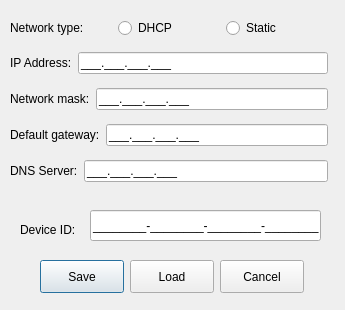
<?xml version="1.0" encoding="UTF-8"?>
<ui version="4.0">
 <class>DeviceSettings</class>
 <widget class="QDialog" name="DeviceSettings">
  <property name="geometry">
   <rect>
    <x>0</x>
    <y>0</y>
    <width>345</width>
    <height>310</height>
   </rect>
  </property>
  <property name="windowTitle">
   <string>Dialog</string>
  </property>
  <widget class="QPushButton" name="btn_Save">
   <property name="geometry">
    <rect>
     <x>40</x>
     <y>260</y>
     <width>84</width>
     <height>33</height>
    </rect>
   </property>
   <property name="text">
    <string>Save</string>
   </property>
  </widget>
  <widget class="QPushButton" name="btn_Cancel">
   <property name="geometry">
    <rect>
     <x>220</x>
     <y>260</y>
     <width>84</width>
     <height>33</height>
    </rect>
   </property>
   <property name="text">
    <string>Cancel</string>
   </property>
  </widget>
  <widget class="QPushButton" name="btn_Load">
   <property name="geometry">
    <rect>
     <x>130</x>
     <y>260</y>
     <width>84</width>
     <height>33</height>
    </rect>
   </property>
   <property name="text">
    <string>Load</string>
   </property>
  </widget>
  <widget class="QLabel" name="label_6">
   <property name="geometry">
    <rect>
     <x>20</x>
     <y>210</y>
     <width>71</width>
     <height>39</height>
    </rect>
   </property>
   <property name="text">
    <string>Device ID:</string>
   </property>
  </widget>
  <widget class="QLineEdit" name="edit_DevID">
   <property name="geometry">
    <rect>
     <x>90</x>
     <y>210</y>
     <width>231</width>
     <height>31</height>
    </rect>
   </property>
   <property name="inputMask">
    <string>NNNNNNNN-NNNNNNNN-NNNNNNNN-NNNNNNNN;_</string>
   </property>
  </widget>
  <widget class="QWidget" name="verticalLayoutWidget">
   <property name="geometry">
    <rect>
     <x>10</x>
     <y>10</y>
     <width>318</width>
     <height>185</height>
    </rect>
   </property>
   <layout class="QVBoxLayout" name="verticalLayout">
    <property name="bottomMargin">
     <number>0</number>
    </property>
    <item>
     <layout class="QHBoxLayout" name="horizontalLayout">
      <item>
       <widget class="QLabel" name="label">
        <property name="text">
         <string>Network type:</string>
        </property>
       </widget>
      </item>
      <item>
       <widget class="QRadioButton" name="radioButton">
        <property name="text">
         <string>DHCP</string>
        </property>
       </widget>
      </item>
      <item>
       <widget class="QRadioButton" name="radioButton_2">
        <property name="text">
         <string>Static</string>
        </property>
       </widget>
      </item>
     </layout>
    </item>
    <item>
     <layout class="QHBoxLayout" name="horizontalLayout_2">
      <item>
       <widget class="QLabel" name="label_2">
        <property name="text">
         <string>IP Address:</string>
        </property>
       </widget>
      </item>
      <item>
       <widget class="QLineEdit" name="lineEdit">
        <property name="inputMask">
         <string>000.000.000.000;_</string>
        </property>
       </widget>
      </item>
     </layout>
    </item>
    <item>
     <layout class="QHBoxLayout" name="horizontalLayout_4">
      <item>
       <widget class="QLabel" name="label_3">
        <property name="text">
         <string>Network mask:</string>
        </property>
       </widget>
      </item>
      <item>
       <widget class="QLineEdit" name="lineEdit_2">
        <property name="inputMask">
         <string>000.000.000.000;_</string>
        </property>
       </widget>
      </item>
     </layout>
    </item>
    <item>
     <layout class="QHBoxLayout" name="horizontalLayout_3">
      <item>
       <widget class="QLabel" name="label_4">
        <property name="text">
         <string>Default gateway:</string>
        </property>
       </widget>
      </item>
      <item>
       <widget class="QLineEdit" name="lineEdit_4">
        <property name="inputMask">
         <string>000.000.000.000;_</string>
        </property>
       </widget>
      </item>
     </layout>
    </item>
    <item>
     <layout class="QHBoxLayout" name="horizontalLayout_5">
      <item>
       <widget class="QLabel" name="label_5">
        <property name="text">
         <string>DNS Server:</string>
        </property>
       </widget>
      </item>
      <item>
       <widget class="QLineEdit" name="lineEdit_3">
        <property name="inputMask">
         <string>000.000.000.000;_</string>
        </property>
       </widget>
      </item>
     </layout>
    </item>
   </layout>
  </widget>
 </widget>
 <tabstops>
  <tabstop>radioButton</tabstop>
  <tabstop>radioButton_2</tabstop>
  <tabstop>lineEdit</tabstop>
  <tabstop>lineEdit_2</tabstop>
  <tabstop>lineEdit_4</tabstop>
  <tabstop>lineEdit_3</tabstop>
  <tabstop>btn_Save</tabstop>
  <tabstop>btn_Load</tabstop>
  <tabstop>btn_Cancel</tabstop>
 </tabstops>
 <resources/>
 <connections/>
</ui>
